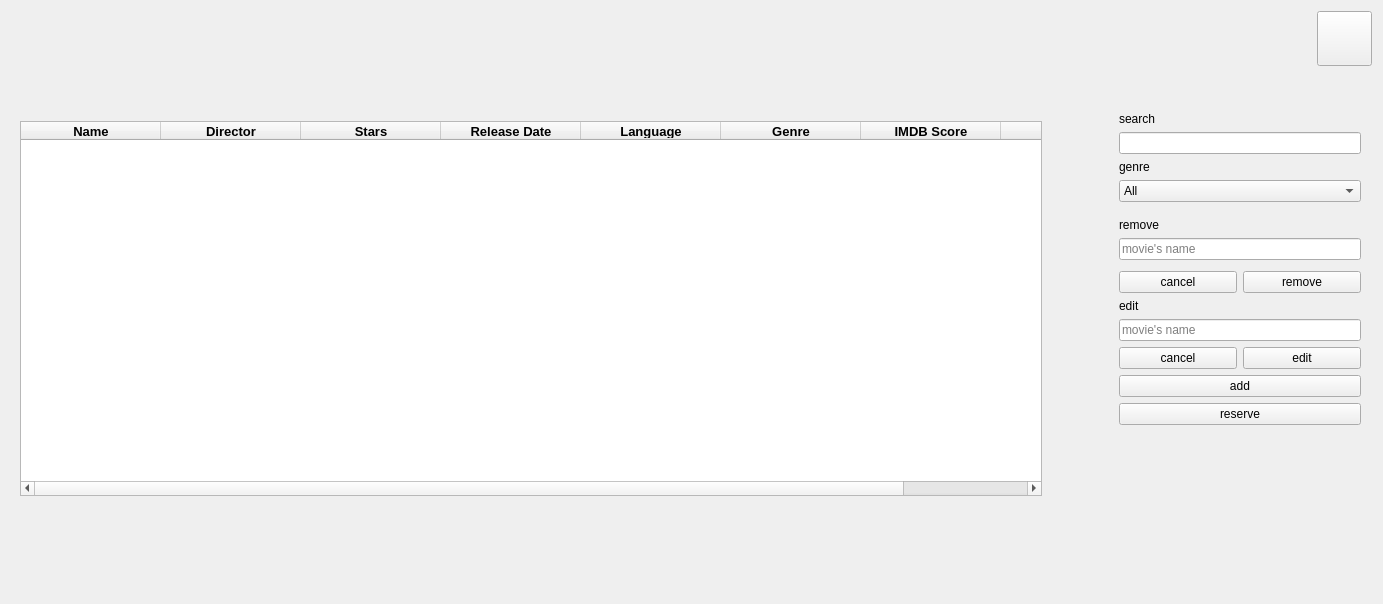
<?xml version="1.0" encoding="UTF-8"?>
<ui version="4.0">
 <class>home</class>
 <widget class="QDialog" name="home">
  <property name="geometry">
   <rect>
    <x>0</x>
    <y>0</y>
    <width>1383</width>
    <height>604</height>
   </rect>
  </property>
  <property name="sizePolicy">
   <sizepolicy hsizetype="Minimum" vsizetype="Minimum">
    <horstretch>0</horstretch>
    <verstretch>0</verstretch>
   </sizepolicy>
  </property>
  <property name="windowTitle">
   <string>Dialog</string>
  </property>
  <layout class="QVBoxLayout" name="verticalLayout_5">
   <item>
    <layout class="QHBoxLayout" name="horizontalLayout">
     <item>
      <spacer name="horizontalSpacer">
       <property name="orientation">
        <enum>Qt::Horizontal</enum>
       </property>
       <property name="sizeHint" stdset="0">
        <size>
         <width>40</width>
         <height>20</height>
        </size>
       </property>
      </spacer>
     </item>
     <item>
      <widget class="QPushButton" name="close">
       <property name="minimumSize">
        <size>
         <width>55</width>
         <height>55</height>
        </size>
       </property>
       <property name="text">
        <string/>
       </property>
       <property name="icon">
        <iconset resource="icons.qrc">
         <normaloff>:/close/iconfinder_3671740_close_icon_512px.png</normaloff>:/close/iconfinder_3671740_close_icon_512px.png</iconset>
       </property>
       <property name="autoDefault">
        <bool>false</bool>
       </property>
      </widget>
     </item>
    </layout>
   </item>
   <item>
    <spacer name="verticalSpacer_2">
     <property name="orientation">
      <enum>Qt::Vertical</enum>
     </property>
     <property name="sizeType">
      <enum>QSizePolicy::Fixed</enum>
     </property>
     <property name="sizeHint" stdset="0">
      <size>
       <width>20</width>
       <height>40</height>
      </size>
     </property>
    </spacer>
   </item>
   <item>
    <layout class="QHBoxLayout" name="horizontalLayout_9">
     <property name="topMargin">
      <number>0</number>
     </property>
     <property name="bottomMargin">
      <number>0</number>
     </property>
     <item alignment="Qt::AlignTop">
      <widget class="QWidget" name="verticalWidget_2" native="true">
       <property name="sizePolicy">
        <sizepolicy hsizetype="Fixed" vsizetype="Fixed">
         <horstretch>0</horstretch>
         <verstretch>0</verstretch>
        </sizepolicy>
       </property>
       <property name="minimumSize">
        <size>
         <width>1041</width>
         <height>391</height>
        </size>
       </property>
       <layout class="QVBoxLayout" name="verticalLayout_8">
        <property name="rightMargin">
         <number>0</number>
        </property>
        <item>
         <widget class="QTableWidget" name="tableWidget">
          <property name="enabled">
           <bool>true</bool>
          </property>
          <property name="sizePolicy">
           <sizepolicy hsizetype="Fixed" vsizetype="Fixed">
            <horstretch>0</horstretch>
            <verstretch>0</verstretch>
           </sizepolicy>
          </property>
          <property name="minimumSize">
           <size>
            <width>1022</width>
            <height>375</height>
           </size>
          </property>
          <property name="sizeIncrement">
           <size>
            <width>0</width>
            <height>0</height>
           </size>
          </property>
          <property name="baseSize">
           <size>
            <width>0</width>
            <height>0</height>
           </size>
          </property>
          <property name="font">
           <font>
            <pointsize>10</pointsize>
            <weight>50</weight>
            <bold>false</bold>
            <stylestrategy>PreferAntialias</stylestrategy>
            <kerning>true</kerning>
           </font>
          </property>
          <property name="mouseTracking">
           <bool>false</bool>
          </property>
          <property name="contextMenuPolicy">
           <enum>Qt::NoContextMenu</enum>
          </property>
          <property name="toolTip">
           <string/>
          </property>
          <property name="layoutDirection">
           <enum>Qt::LeftToRight</enum>
          </property>
          <property name="autoFillBackground">
           <bool>false</bool>
          </property>
          <property name="styleSheet">
           <string notr="true">text-align: center; </string>
          </property>
          <property name="inputMethodHints">
           <set>Qt::ImhNone</set>
          </property>
          <property name="frameShadow">
           <enum>QFrame::Sunken</enum>
          </property>
          <property name="lineWidth">
           <number>2</number>
          </property>
          <property name="midLineWidth">
           <number>1</number>
          </property>
          <property name="sizeAdjustPolicy">
           <enum>QAbstractScrollArea::AdjustIgnored</enum>
          </property>
          <property name="editTriggers">
           <set>QAbstractItemView::NoEditTriggers</set>
          </property>
          <property name="selectionMode">
           <enum>QAbstractItemView::NoSelection</enum>
          </property>
          <property name="textElideMode">
           <enum>Qt::ElideMiddle</enum>
          </property>
          <property name="verticalScrollMode">
           <enum>QAbstractItemView::ScrollPerItem</enum>
          </property>
          <property name="showGrid">
           <bool>true</bool>
          </property>
          <property name="sortingEnabled">
           <bool>true</bool>
          </property>
          <property name="wordWrap">
           <bool>true</bool>
          </property>
          <property name="cornerButtonEnabled">
           <bool>true</bool>
          </property>
          <attribute name="horizontalHeaderCascadingSectionResizes">
           <bool>true</bool>
          </attribute>
          <attribute name="horizontalHeaderMinimumSectionSize">
           <number>46</number>
          </attribute>
          <attribute name="horizontalHeaderDefaultSectionSize">
           <number>140</number>
          </attribute>
          <attribute name="horizontalHeaderHighlightSections">
           <bool>false</bool>
          </attribute>
          <attribute name="horizontalHeaderShowSortIndicator" stdset="0">
           <bool>true</bool>
          </attribute>
          <attribute name="horizontalHeaderStretchLastSection">
           <bool>false</bool>
          </attribute>
          <attribute name="verticalHeaderCascadingSectionResizes">
           <bool>true</bool>
          </attribute>
          <attribute name="verticalHeaderMinimumSectionSize">
           <number>37</number>
          </attribute>
          <attribute name="verticalHeaderDefaultSectionSize">
           <number>100</number>
          </attribute>
          <attribute name="verticalHeaderHighlightSections">
           <bool>false</bool>
          </attribute>
          <attribute name="verticalHeaderShowSortIndicator" stdset="0">
           <bool>false</bool>
          </attribute>
          <attribute name="verticalHeaderStretchLastSection">
           <bool>false</bool>
          </attribute>
          <column>
           <property name="text">
            <string>Name</string>
           </property>
           <property name="whatsThis">
            <string/>
           </property>
           <property name="font">
            <font>
             <weight>75</weight>
             <bold>true</bold>
            </font>
           </property>
          </column>
          <column>
           <property name="text">
            <string>Director</string>
           </property>
           <property name="font">
            <font>
             <weight>75</weight>
             <bold>true</bold>
            </font>
           </property>
          </column>
          <column>
           <property name="text">
            <string>Stars</string>
           </property>
           <property name="font">
            <font>
             <weight>75</weight>
             <bold>true</bold>
            </font>
           </property>
          </column>
          <column>
           <property name="text">
            <string>Release Date</string>
           </property>
           <property name="font">
            <font>
             <weight>75</weight>
             <bold>true</bold>
            </font>
           </property>
          </column>
          <column>
           <property name="text">
            <string>Language</string>
           </property>
           <property name="font">
            <font>
             <weight>75</weight>
             <bold>true</bold>
            </font>
           </property>
          </column>
          <column>
           <property name="text">
            <string>Genre</string>
           </property>
           <property name="font">
            <font>
             <weight>75</weight>
             <bold>true</bold>
            </font>
           </property>
          </column>
          <column>
           <property name="text">
            <string>IMDB Score</string>
           </property>
           <property name="font">
            <font>
             <weight>75</weight>
             <bold>true</bold>
            </font>
           </property>
          </column>
          <column>
           <property name="text">
            <string>Valence</string>
           </property>
           <property name="font">
            <font>
             <weight>75</weight>
             <bold>true</bold>
            </font>
           </property>
          </column>
         </widget>
        </item>
       </layout>
      </widget>
     </item>
     <item>
      <spacer name="horizontalSpacer_2">
       <property name="orientation">
        <enum>Qt::Horizontal</enum>
       </property>
       <property name="sizeType">
        <enum>QSizePolicy::Fixed</enum>
       </property>
       <property name="sizeHint" stdset="0">
        <size>
         <width>60</width>
         <height>20</height>
        </size>
       </property>
      </spacer>
     </item>
     <item>
      <widget class="QWidget" name="widget" native="true">
       <layout class="QVBoxLayout" name="verticalLayout_6">
        <property name="leftMargin">
         <number>1</number>
        </property>
        <property name="topMargin">
         <number>0</number>
        </property>
        <property name="rightMargin">
         <number>1</number>
        </property>
        <property name="bottomMargin">
         <number>0</number>
        </property>
        <item>
         <layout class="QVBoxLayout" name="verticalLayout_2">
          <property name="topMargin">
           <number>0</number>
          </property>
          <property name="bottomMargin">
           <number>0</number>
          </property>
          <item>
           <widget class="QLabel" name="label">
            <property name="text">
             <string>search</string>
            </property>
            <property name="margin">
             <number>1</number>
            </property>
           </widget>
          </item>
          <item>
           <widget class="QLineEdit" name="lineEdit"/>
          </item>
          <item>
           <layout class="QHBoxLayout" name="horizontalLayout_4">
            <property name="topMargin">
             <number>0</number>
            </property>
            <property name="bottomMargin">
             <number>0</number>
            </property>
           </layout>
          </item>
          <item>
           <layout class="QVBoxLayout" name="verticalLayout_3">
            <property name="topMargin">
             <number>0</number>
            </property>
            <property name="bottomMargin">
             <number>0</number>
            </property>
            <item>
             <widget class="QLabel" name="label_2">
              <property name="text">
               <string>genre</string>
              </property>
              <property name="margin">
               <number>1</number>
              </property>
             </widget>
            </item>
            <item>
             <widget class="QComboBox" name="comboBox">
              <item>
               <property name="text">
                <string>All</string>
               </property>
              </item>
              <item>
               <property name="text">
                <string>Drama</string>
               </property>
              </item>
              <item>
               <property name="text">
                <string>Action</string>
               </property>
              </item>
              <item>
               <property name="text">
                <string>Mystery</string>
               </property>
              </item>
              <item>
               <property name="text">
                <string>Romance</string>
               </property>
              </item>
              <item>
               <property name="text">
                <string>Comedy</string>
               </property>
              </item>
              <item>
               <property name="text">
                <string>Crime</string>
               </property>
              </item>
              <item>
               <property name="text">
                <string>War</string>
               </property>
              </item>
              <item>
               <property name="text">
                <string>Sci_Fi</string>
               </property>
              </item>
              <item>
               <property name="text">
                <string>Thriller</string>
               </property>
              </item>
             </widget>
            </item>
            <item>
             <spacer name="verticalSpacer_5">
              <property name="orientation">
               <enum>Qt::Vertical</enum>
              </property>
              <property name="sizeType">
               <enum>QSizePolicy::Fixed</enum>
              </property>
              <property name="sizeHint" stdset="0">
               <size>
                <width>20</width>
                <height>10</height>
               </size>
              </property>
             </spacer>
            </item>
           </layout>
          </item>
          <item>
           <layout class="QVBoxLayout" name="verticalLayout_4">
            <property name="topMargin">
             <number>0</number>
            </property>
            <property name="bottomMargin">
             <number>0</number>
            </property>
            <item>
             <widget class="QLabel" name="label_3">
              <property name="text">
               <string>remove</string>
              </property>
              <property name="margin">
               <number>1</number>
              </property>
             </widget>
            </item>
            <item>
             <widget class="QLineEdit" name="lremove">
              <property name="toolTip">
               <string/>
              </property>
              <property name="accessibleDescription">
               <string/>
              </property>
              <property name="inputMethodHints">
               <set>Qt::ImhNone</set>
              </property>
              <property name="inputMask">
               <string/>
              </property>
              <property name="readOnly">
               <bool>false</bool>
              </property>
              <property name="placeholderText">
               <string>movie's name</string>
              </property>
             </widget>
            </item>
           </layout>
          </item>
          <item>
           <spacer name="verticalSpacer_10">
            <property name="orientation">
             <enum>Qt::Vertical</enum>
            </property>
            <property name="sizeType">
             <enum>QSizePolicy::Fixed</enum>
            </property>
            <property name="sizeHint" stdset="0">
             <size>
              <width>20</width>
              <height>5</height>
             </size>
            </property>
           </spacer>
          </item>
          <item>
           <layout class="QHBoxLayout" name="horizontalLayout_6">
            <property name="topMargin">
             <number>0</number>
            </property>
            <item>
             <widget class="QPushButton" name="pushButton">
              <property name="text">
               <string>cancel</string>
              </property>
              <property name="autoDefault">
               <bool>false</bool>
              </property>
             </widget>
            </item>
            <item>
             <widget class="QPushButton" name="remove">
              <property name="text">
               <string>remove</string>
              </property>
              <property name="autoDefault">
               <bool>false</bool>
              </property>
             </widget>
            </item>
           </layout>
          </item>
          <item>
           <layout class="QGridLayout" name="gridLayout_3">
            <property name="topMargin">
             <number>0</number>
            </property>
            <item row="4" column="0">
             <widget class="QPushButton" name="reserve">
              <property name="text">
               <string>reserve</string>
              </property>
              <property name="autoDefault">
               <bool>false</bool>
              </property>
             </widget>
            </item>
            <item row="0" column="0">
             <widget class="QLabel" name="label_4">
              <property name="text">
               <string>edit</string>
              </property>
              <property name="margin">
               <number>1</number>
              </property>
             </widget>
            </item>
            <item row="3" column="0">
             <widget class="QPushButton" name="add">
              <property name="text">
               <string>add</string>
              </property>
              <property name="autoDefault">
               <bool>false</bool>
              </property>
             </widget>
            </item>
            <item row="1" column="0">
             <widget class="QLineEdit" name="ledit">
              <property name="placeholderText">
               <string>movie's name</string>
              </property>
             </widget>
            </item>
            <item row="2" column="0">
             <layout class="QHBoxLayout" name="horizontalLayout_2">
              <property name="topMargin">
               <number>0</number>
              </property>
              <item>
               <widget class="QPushButton" name="cancel">
                <property name="text">
                 <string>cancel</string>
                </property>
                <property name="autoDefault">
                 <bool>false</bool>
                </property>
               </widget>
              </item>
              <item>
               <widget class="QPushButton" name="edit">
                <property name="text">
                 <string>edit</string>
                </property>
                <property name="autoDefault">
                 <bool>false</bool>
                </property>
               </widget>
              </item>
             </layout>
            </item>
           </layout>
          </item>
          <item>
           <spacer name="verticalSpacer_3">
            <property name="orientation">
             <enum>Qt::Vertical</enum>
            </property>
            <property name="sizeHint" stdset="0">
             <size>
              <width>20</width>
              <height>40</height>
             </size>
            </property>
           </spacer>
          </item>
         </layout>
        </item>
       </layout>
      </widget>
     </item>
     <item>
      <spacer name="horizontalSpacer_3">
       <property name="orientation">
        <enum>Qt::Horizontal</enum>
       </property>
       <property name="sizeType">
        <enum>QSizePolicy::Fixed</enum>
       </property>
       <property name="sizeHint" stdset="0">
        <size>
         <width>10</width>
         <height>20</height>
        </size>
       </property>
      </spacer>
     </item>
    </layout>
   </item>
   <item>
    <spacer name="verticalSpacer">
     <property name="orientation">
      <enum>Qt::Vertical</enum>
     </property>
     <property name="sizeType">
      <enum>QSizePolicy::Fixed</enum>
     </property>
     <property name="sizeHint" stdset="0">
      <size>
       <width>20</width>
       <height>20</height>
      </size>
     </property>
    </spacer>
   </item>
  </layout>
 </widget>
 <resources>
  <include location="icons.qrc"/>
 </resources>
 <connections/>
</ui>
